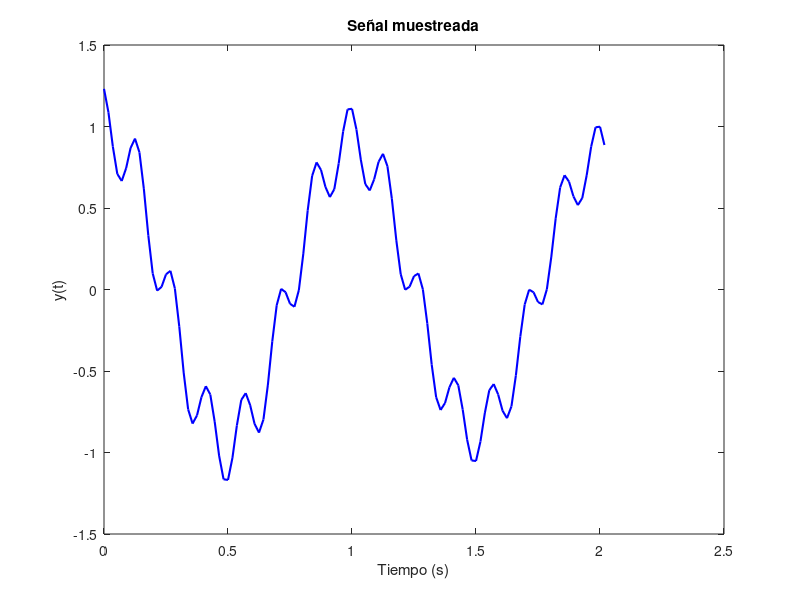

Recreate this plot in MATLAB.
% Parámetros de muestreo
fs = 56;          
N = 114;           
t = (0:N-1)/fs;    

% Parámetros de la señal
A1 = 1;            
sigma1 = -0.1;     
phi1 = 0;          
A2 = 0.25;          
sigma2 = -0.125;    
phi2 = pi/8;
y = A1 * exp(sigma1 * t) .* cos(2*pi*1*t + phi1) + A2 * exp(sigma2 * t) .* cos(2*pi*7*t + phi2);
n=4;
figure;
plot(t, y, 'b-', 'LineWidth', 1.5);
xlabel('Tiempo (s)');
ylabel('y(t)');
title('Señal muestreada');

nRows = 109;
nCols = 4;

T = zeros(nRows, nCols);
for i = 1:nRows
    for j = 1:nCols
        T(i,j) = y((nCols-j)+i);
    end
end

disp(T);
for i=1:(length(T))
    b(i,1) = y(1,i+nCols);
end
disp(b);

a = inv(transpose(T)*T)*transpose(T)*b;
disp(a);
disp(size(a));

z = roots([1 -a']);
fprintf('Raices\n');
disp (z);
deltat = 1/fs;

lambda = log(z)/deltat;
fprintf('valores propios\n');
disp(lambda);

ncols = 114;
nfil = 114;


Z2= [];
for j = 0:N-1
    for i = 1:n
        Z2(j+1,i) = (z(i))^j;
    end
end

B = pinv(Z2)*y'

Babs = abs(B)
Bang = angle(B)

Amplitude = 2* Babs
